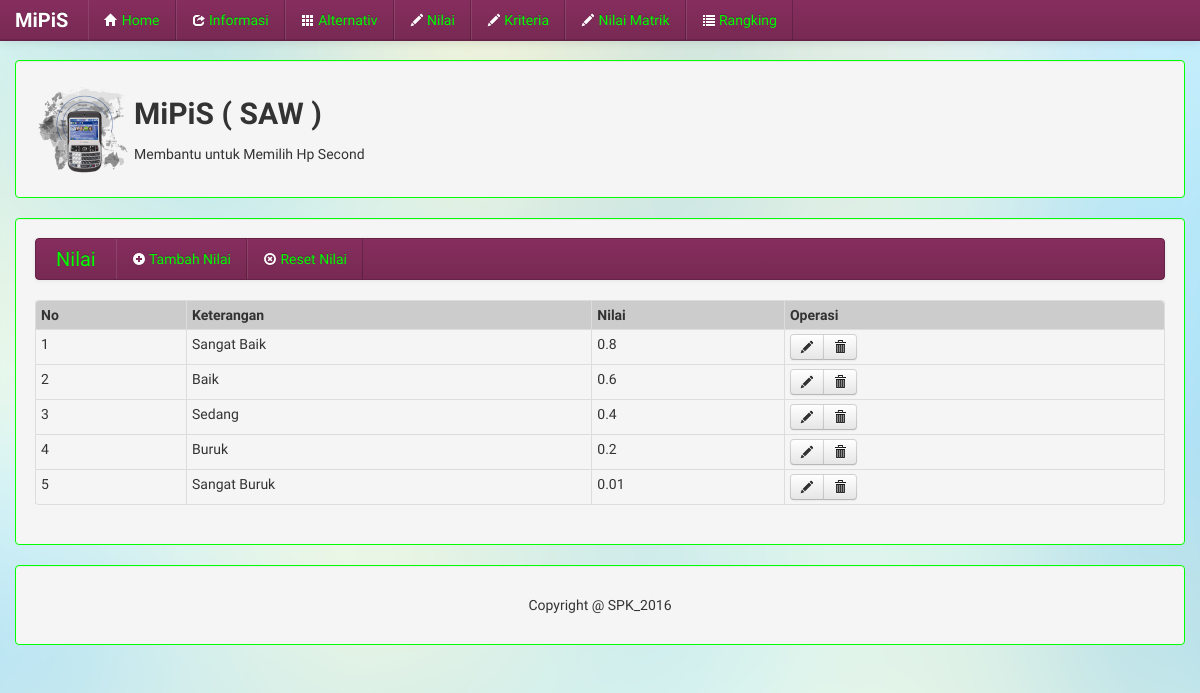
The page /SPK2016/index.php/nilai on the database its author committed.
### tables this page shows
CREATE TABLE `nilai` (
  `idNilai` int(11) NOT NULL AUTO_INCREMENT,
  `ketNilai` varchar(30) DEFAULT NULL,
  `jumlah` double DEFAULT NULL,
  PRIMARY KEY (`idNilai`)
);

### SPK2016/application/libraries/Template.php (called while the page is built)
<?php if ( ! defined('BASEPATH')) exit('No direct script access allowed');
class Template {
		var $template_data = array();
		function set($name, $value)
		{
			$this->template_data[$name] = $value;
		}
		function load($template = '', $view = '' , $view_data = array(), $return = FALSE)
		{
			$this->CI =& get_instance();
			$this->set('contents', $this->CI->load->view($view, $view_data, TRUE));
			return $this->CI->load->view($template, $this->template_data, $return);
		}
}

### SPK2016/application/controllers/nilai.php (called while the page is built, shortened)
<?php
class nilai extends CI_Controller{
	function index(){
		$data['nilai'] = $this->modNilai->Nilai();
        $this->template->load('Template','Website/w_nilai',$data);
	}
}
?>

### SPK2016/index.php (called while the page is built, shortened)
<?php
require_once BASEPATH.'core/CodeIgniter.php';

### SPK2016/application/models/modNilai.php (called while the page is built, shortened)
<?php
class modNilai extends CI_Model
{
	function Nilai(){
		return $this->db->get('nilai');
	}
}
?>

### SPK2016/application/views/Website/w_nilai.php (the view)
<a class="brand" href="<?php echo base_url(); ?>index.php/nilai"> Nilai</a>
	<div class="nav-collapse">
        <ul class="nav">
          <li><a href="<?php echo base_url(); ?>index.php/nilai/tambah" class="medium-box"><i class="icon-plus-sign icon-white">
          </i> Tambah Nilai</a></li>
          <li><a onClick="return confirm('Anda yakin..???');" href="<?php echo base_url(); ?>index.php/nilai/reset" class="medium-box"><i class="icon-remove-circle icon-white">
          </i> Reset Nilai</a></li>
        </ul>
    </div>
	</div>
    </div>
  </div>
<section>
    <div class="table-responsive">
    <table class="table table-condensed table-bordered">
    <thead>
      <tr bgcolor='#CCCCCC'>
        <th width="20"align="center">No</th>
        <th width="50" align="center">Keterangan</th>
        <th width="20" align="center">Nilai</th>
        <th width="20" align="center">Operasi</th>
      </tr>
      <?php
        $no=1;
        foreach($nilai->result() as $r){
          echo "<tr>
          <td>$no</td>
          <td>$r->ketNilai</td>
          <td>$r->jumlah</td>";
      ?>
      	  <td>
      	  <div class="btn-group">
          <a class="btn btn-small" href="<?php echo base_url()?>index.php/nilai/edit/<?php echo $r->idNilai; ?>">
              <i class="icon-pencil"></i></a>
          <a class="btn btn-small" onClick="return confirm('Anda yakin..???');"
          href="<?php echo base_url()?>index.php/nilai/hapus/<?php echo $r->idNilai; ?>"><i class="icon-trash"></i></a>
          </div>
      	  </td>
      </tr>
      <?php
      	$no++; }
      ?>
    </thead>
    </table>
  </div>
</section>
</div>

### SPK2016/assets/css/docs.css (style rules this page uses)
body { position: relative; padding-top: 60px; no-repeat center center fixed; -webkit-background-size: cover; -moz-background-size: cover; -o-background-size: cover; background-size: cover; background-position: 0 40px; }

### rows shown on the page
nilai: ketNilai "Sangat Baik", jumlah "0.8"
nilai: ketNilai "Baik", jumlah "0.6"
nilai: ketNilai "Sedang", jumlah "0.4"
nilai: ketNilai "Buruk", jumlah "0.2"
nilai: ketNilai "Sangat Buruk", jumlah "0.01"
